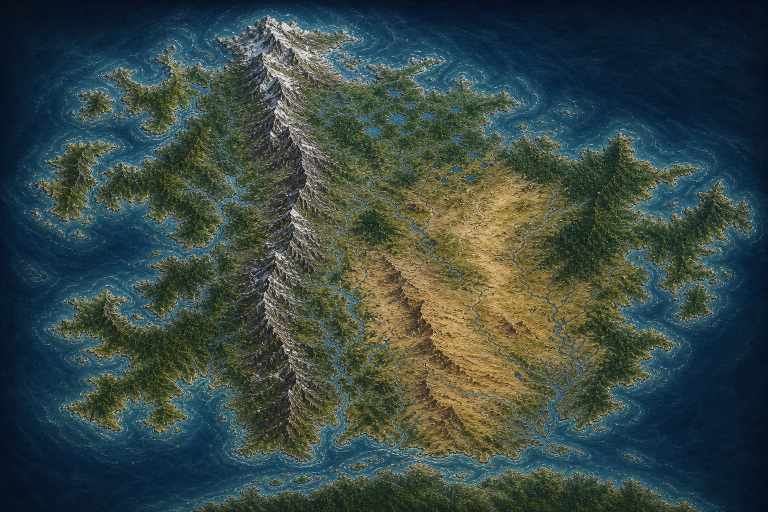
#> input picture docs/worldbuilding/maps/northern-main-continent.png, 1536 x 1024 px (shown at 1/2 size)
$ python generate_northern_navigation_data.py
#> lines starting #> are read from the running program, lines starting #| are printed output that depends on the picture; after the words box and inside, x2 and y2 are one past the last pixel; in counts of white or black regions, pixels touching at a corner belong together
from __future__ import annotations

import argparse
import hashlib
import json
import math
from collections import deque
from pathlib import Path
from typing import Any

import numpy as np
from PIL import Image, ImageDraw, ImageFilter, ImageFont

PROJECT_ROOT = Path(__file__).resolve().parents[1]
DEFAULT_SOURCE = (
    PROJECT_ROOT / "docs" / "worldbuilding" / "maps" / "northern-main-continent.png"
)
DEFAULT_OUTPUT = (
    PROJECT_ROOT
    / "docs"
    / "worldbuilding"
    / "maps"
    / "navigation"
    / "northern-main-continent"
)
BOUNDS = {
    "min_longitude": -170.0,
    "max_longitude": 0.0,
    "min_latitude": 0.0,
    "max_latitude": 72.0,
}
SURFACE_CODES = {
    "ocean": 0,
    "inland_water": 1,
    "grassland": 2,
    "forest": 3,
    "dryland": 4,
    "mountain": 5,
    "snow": 6,
    "wetland": 7,
}
SURFACE_COLORS = {
    0: (20, 78, 126),
    1: (54, 140, 190),
    2: (130, 158, 83),
    3: (43, 103, 66),
    4: (190, 158, 91),
    5: (112, 102, 96),
    6: (224, 236, 240),
    7: (83, 135, 112),
}

CITIES = {
    "forge_valley": {"name": "锻谷城", "coordinates": [-132.0, 31.0]},
    "oathflow": {"name": "澜誓城", "coordinates": [-71.0, 28.0]},
    "mirror_lake": {"name": "望镜湖庭", "coordinates": [-62.0, 50.0]},
    "east_port": {"name": "东澜港", "coordinates": [-22.0, 30.0]},
    "red_spring": {"name": "赭泉关", "coordinates": [-67.0, 12.0]},
}

WATERWAYS = [
    {
        "id": "forge-river",
        "name": "锻河",
        "coordinates": [[-132, 38], [-112, 34], [-91, 31], [-71, 28]],
        "navigable": "candidate_partial",
    },
    {
        "id": "mirror-river",
        "name": "镜河",
        "coordinates": [[-62, 56], [-64, 47], [-67, 38], [-71, 28]],
        "navigable": "candidate_partial",
    },
    {
        "id": "red-spring-river",
        "name": "赤泉河",
        "coordinates": [[-67, 12], [-68, 19], [-70, 24], [-71, 28]],
        "navigable": "candidate_no",
    },
    {
        "id": "adde-river",
        "name": "阿德河",
        "coordinates": [[-71, 28], [-55, 28.5], [-38, 29], [-22, 30]],
        "navigable": "candidate_yes",
    },
]

ROADS = [
    {
        "id": "forge-adde-east-road",
        "name": "锻河—阿德—东澜路",
        "road_type": "trade_road",
        "speed_multiplier": 1.45,
        "coordinates": [
            [-132, 31],
            [-112, 31],
            [-105, 31],
            [-91, 29],
            [-71, 28],
            [-49, 29],
            [-22, 30],
        ],
    },
    {
        "id": "mirror-oath-seasonal-road",
        "name": "镜湖—澜誓季节路",
        "road_type": "seasonal_road",
        "speed_multiplier": 1.2,
        "coordinates": [[-62, 50], [-65, 42], [-68, 35], [-71, 28]],
    },
    {
        "id": "red-pass-oath-road",
        "name": "赭泉—澜誓护粮路",
        "road_type": "guarded_track",
        "speed_multiplier": 1.25,
        "coordinates": [[-67, 12], [-68, 19], [-69, 24], [-71, 28]],
    },
]

CROSSINGS = [
    {
        "id": "forge-western-channel-crossing",
        "name": "锻谷西侧水道桥渡候选",
        "crossing_type": "bridge_and_ferry",
        "coordinates": [-126.0, 31.0],
        "status": "candidate",
    },
    {
        "id": "western-forge-pass",
        "name": "西部锻谷山口候选",
        "crossing_type": "mountain_pass",
        "coordinates": [-105.0, 31.0],
        "status": "candidate",
    },
    {
        "id": "oathflow-ancient-crossing",
        "name": "澜誓古渡与桥群",
        "crossing_type": "bridge_and_ferry",
        "coordinates": [-71.0, 28.0],
        "status": "confirmed_reference_candidate_geometry",
    },
    {
        "id": "forge-river-west-bridge-candidate",
        "name": "锻河西桥候选",
        "crossing_type": "bridge",
        "coordinates": [-96.0, 29.5],
        "status": "candidate",
    },
    {
        "id": "mirror-river-south-bridge-candidate",
        "name": "镜河南桥候选",
        "crossing_type": "bridge",
        "coordinates": [-68.0, 35.0],
        "status": "candidate",
    },
    {
        "id": "east-port-transition",
        "name": "东澜港陆海转换点",
        "crossing_type": "port",
        "coordinates": [-22.0, 30.0],
        "status": "confirmed_reference_candidate_geometry",
    },
]


def _json_dump(path: Path, payload: Any) -> None:
    path.write_text(
        json.dumps(payload, ensure_ascii=False, indent=2) + "\n", encoding="utf-8"
    )


def _flood_border_water(mask: np.ndarray) -> np.ndarray:
    height, width = mask.shape
    ocean = np.zeros_like(mask, dtype=bool)
    queue: deque[tuple[int, int]] = deque()
    for x in range(width):
        if mask[0, x]:
            queue.append((0, x))
        if mask[height - 1, x]:
            queue.append((height - 1, x))
    for y in range(height):
        if mask[y, 0]:
            queue.append((y, 0))
        if mask[y, width - 1]:
            queue.append((y, width - 1))
    while queue:
        y, x = queue.popleft()
        if ocean[y, x] or not mask[y, x]:
            continue
        ocean[y, x] = True
        if y > 0:
            queue.append((y - 1, x))
        if y + 1 < height:
            queue.append((y + 1, x))
        if x > 0:
            queue.append((y, x - 1))
        if x + 1 < width:
            queue.append((y, x + 1))
    return ocean


def _ridge_field(size: tuple[int, int]) -> np.ndarray:
    width, height = size
    ridge = Image.new("L", size, 0)
    draw = ImageDraw.Draw(ridge)

    def points(values: list[tuple[float, float]]) -> list[tuple[int, int]]:
        return [(round(x * width), round(y * height)) for x, y in values]

    draw.line(
        points([(0.36, 0.03), (0.39, 0.18), (0.40, 0.38), (0.37, 0.60), (0.43, 0.92)]),
        fill=255,
        width=max(3, width // 180),
        joint="curve",
    )
    draw.line(
        points([(0.57, 0.48), (0.62, 0.61), (0.67, 0.75), (0.72, 0.92)]),
        fill=210,
        width=max(3, width // 210),
        joint="curve",
    )
    draw.line(
        points([(0.83, 0.24), (0.80, 0.36), (0.82, 0.47)]),
        fill=150,
        width=max(2, width // 260),
        joint="curve",
    )
    blurred = ridge.filter(ImageFilter.GaussianBlur(radius=max(6, width / 52)))
    field = np.asarray(blurred, dtype=np.float32) / 255.0
    maximum = float(field.max())
    return field / maximum if maximum > 0 else field


def _classify(source: Image.Image) -> dict[str, np.ndarray]:
    rgb = np.asarray(source, dtype=np.float32)
    red, green, blue = rgb[..., 0], rgb[..., 1], rgb[..., 2]
    maximum = rgb.max(axis=2)
    minimum = rgb.min(axis=2)
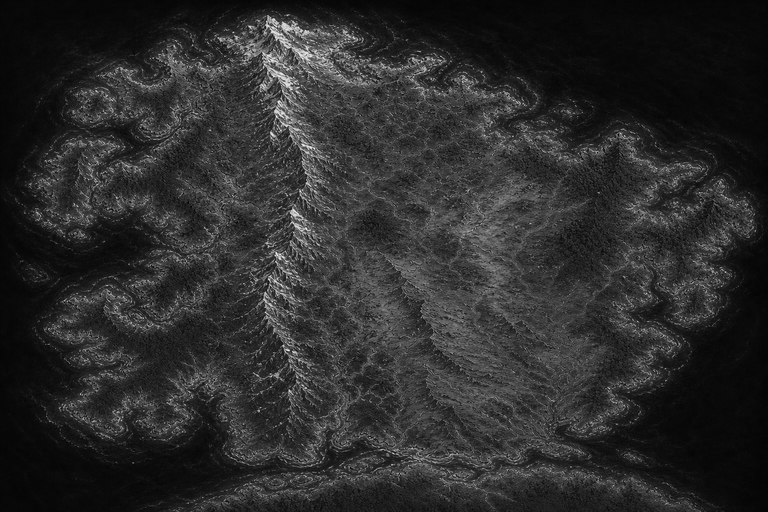
#> minimum: shape (512, 768) float32; min 0, max 255, mean 44.4
    saturation = (maximum - minimum) / np.maximum(maximum, 1)
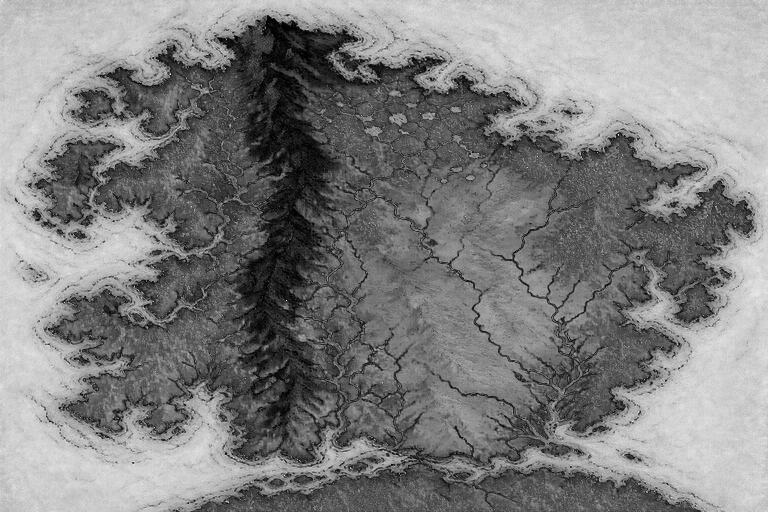
#> saturation: shape (512, 768) float32; min 0, max 1, mean 0.508
    brightness = rgb.mean(axis=2)

    water = (
        (blue > red * 1.12)
        & (blue > green * 1.035)
        & (blue > 38)
        & (saturation > 0.16)
    )
#> water: shape (512, 768) bool; 44.9% white; 771 white regions (733 under 20 px), largest, box (x1, y1, x2, y2) and area: (0, 0, 768, 512) 172293, (263, 78, 280, 128) 280, (331, 285, 363, 323) 173
    water_image = Image.fromarray((water * 255).astype(np.uint8), mode="L")
    water_image = water_image.filter(ImageFilter.MaxFilter(3)).filter(
        ImageFilter.MinFilter(3)
    )
#> water_image: PIL image 768x512 L; 46.5% white; 453 white regions (413 under 20 px), largest, box (x1, y1, x2, y2) and area: (0, 0, 768, 512) 178827, (260, 78, 280, 139) 386, (340, 107, 383, 141) 266
    water = np.asarray(water_image) > 127
    # 原图边缘有装饰性暗绿色晕染；区域图边界在海上，统一归为外海。
    border_width = max(4, source.width // 40)
    water[:border_width, :] = True
    water[-border_width:, :] = True
    water[:, :border_width] = True
    water[:, -border_width:] = True
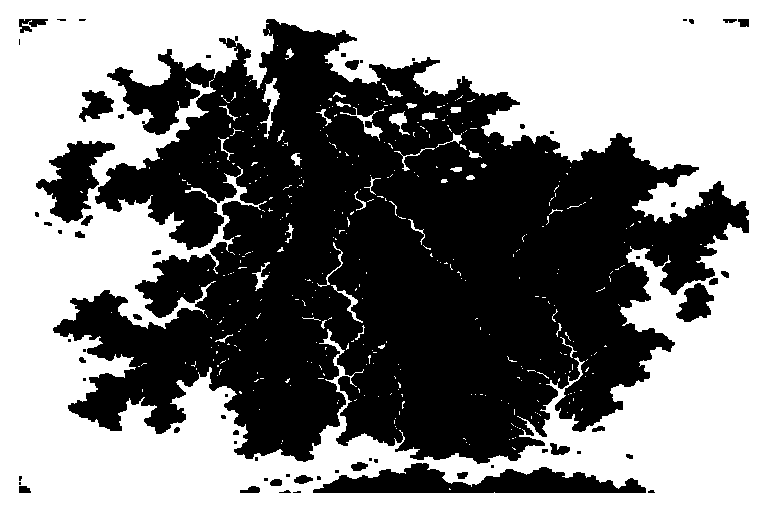
#> water: shape (512, 768) bool; 51.8% white; 66 black regions (31 under 20 px), largest, box (x1, y1, x2, y2) and area: (53, 19, 749, 464) 177404, (313, 463, 646, 493) 5591, (36, 141, 115, 223) 3025
    ocean = _flood_border_water(water)
#> the loop in _flood_border_water, `while queue:` made 797492 passes
#> (y, x) on passes 1 to 3: (0, 0), (511, 0), (0, 1)
    inland_water = water & ~ocean
#> inland_water: shape (512, 768) bool; 1.1% white; 419 white regions (379 under 20 px), largest, box (x1, y1, x2, y2) and area: (260, 78, 280, 139) 386, (340, 107, 383, 141) 266, (389, 111, 410, 135) 196
    land = ~water

    land_blur = Image.fromarray((land * 255).astype(np.uint8), mode="L").filter(
        ImageFilter.GaussianBlur(radius=max(10, source.width / 32))
    )
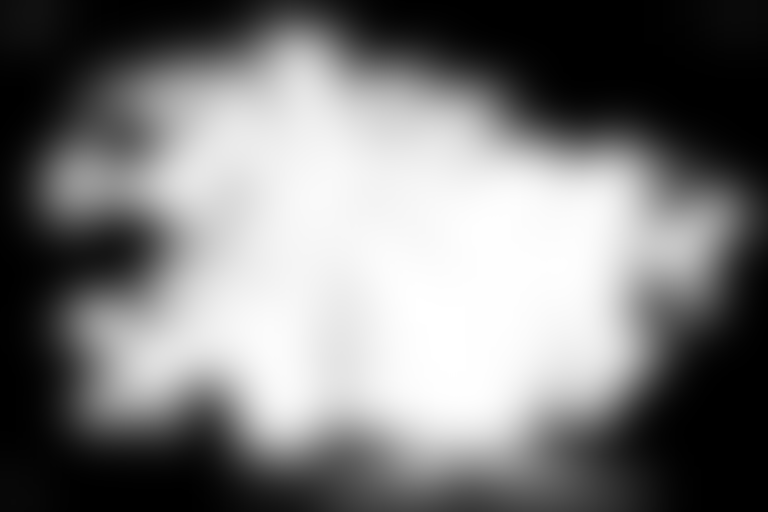
#> land_blur: PIL image 768x512 L; min 0, max 255, mean 122.6
    land_depth = np.asarray(land_blur, dtype=np.float32) / 255.0
    ridge = _ridge_field(source.size)
#> in _ridge_field, `blurred = ridge.filter(ImageFilter.GaussianBlur(radius=max(6, width / ..`:
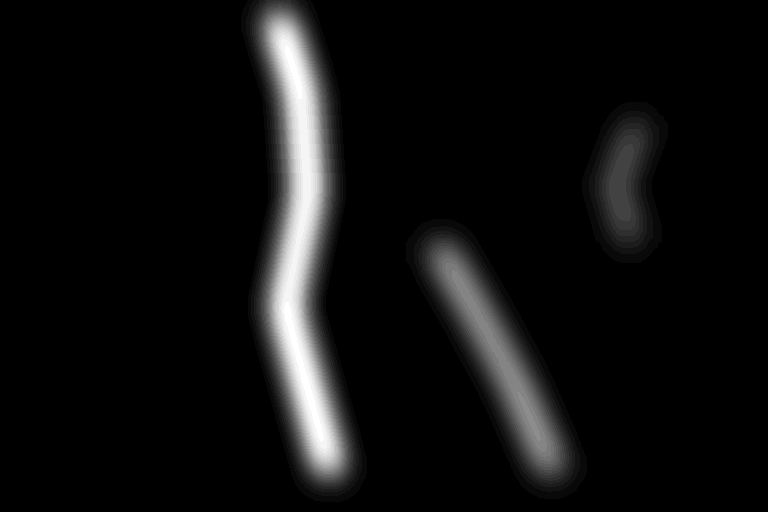
#> blurred: PIL image 768x512 L; min 0, max 27, mean 1.7; drawn with min black and max white
#> in _ridge_field, `maximum = float(field.max())`: maximum = 0.106
    pale_highlight = np.clip((brightness - 125) / 110, 0, 1) * np.clip(
        1 - saturation, 0, 1
    )
    elevation = np.where(
        land,
        35 + 560 * land_depth + 3450 * ridge + 520 * pale_highlight,
        0,
    )
    elevation = np.clip(elevation, 0, 4800).astype(np.uint16)

    mean_latitude = (BOUNDS["min_latitude"] + BOUNDS["max_latitude"]) / 2
    x_km = (
        (BOUNDS["max_longitude"] - BOUNDS["min_longitude"])
        * 111.195
        * math.cos(math.radians(mean_latitude))
        / source.width
    )
    y_km = (
        (BOUNDS["max_latitude"] - BOUNDS["min_latitude"])
        * 111.195
        / source.height
    )
    gradient_y, gradient_x = np.gradient(elevation.astype(np.float32), y_km, x_km)
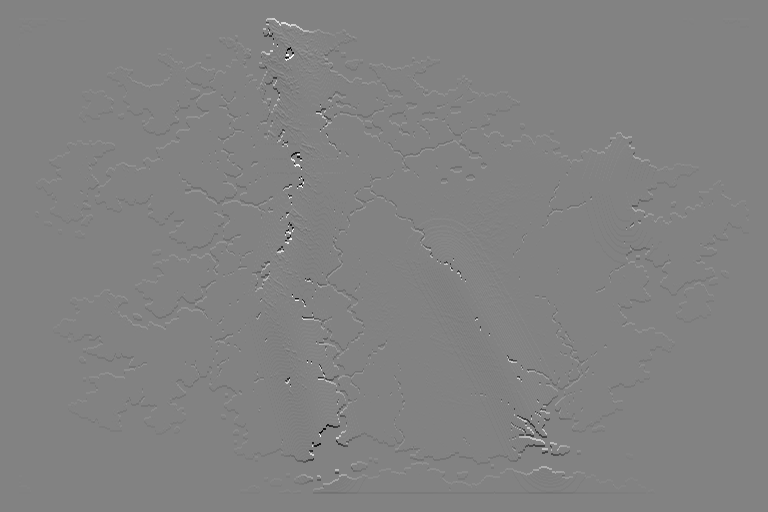
#> gradient_y: shape (512, 768) float32; min -135.7, max 129.3, mean 0; drawn with min black and max white
    physical_slope = np.degrees(
        np.arctan(np.sqrt(gradient_x**2 + gradient_y**2) / 1000)
    )
    # 世界级候选栅格无法解析山体局部坡面，用山脊强度补充宏观通行坡度。
    slope_degrees = np.maximum(physical_slope, ridge * 42.0)
    slope = np.clip(slope_degrees / 90 * 255, 0, 255).astype(np.uint8)

    near_water = np.asarray(
        Image.fromarray((water * 255).astype(np.uint8), mode="L").filter(
            ImageFilter.GaussianBlur(radius=max(3, source.width / 180))
        ),
        dtype=np.float32,
    ) / 255.0
    surface = np.full(water.shape, SURFACE_CODES["grassland"], dtype=np.uint8)
    forest = land & (green > red * 0.88) & (green > blue * 0.82) & (brightness < 125)
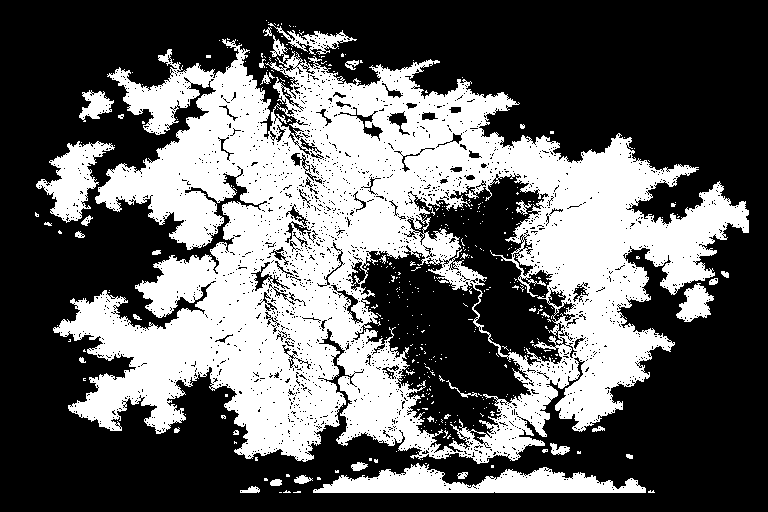
#> forest: shape (512, 768) bool; 37.8% white; 428 white regions (391 under 20 px), largest, box (x1, y1, x2, y2) and area: (53, 35, 749, 464) 135637, (313, 463, 646, 493) 5356, (36, 141, 115, 223) 2772
    dryland = land & (red > blue * 1.35) & (green > blue * 1.18) & (brightness > 92)
#> dryland: shape (512, 768) bool; 10.4% white; 3122 white regions (3024 under 20 px), largest, box (x1, y1, x2, y2) and area: (341, 151, 572, 443) 26147, (547, 282, 609, 338) 793, (402, 392, 444, 439) 567
    mountain = land & ((elevation > 1250) | (slope_degrees > 18))
#> mountain: shape (512, 768) bool; 8.4% white; 30 white regions (23 under 20 px), largest, box (x1, y1, x2, y2) and area: (260, 19, 341, 462) 22225, (427, 239, 550, 450) 9039, (606, 156, 636, 230) 1481
#> (the rest of the program and of its run is left out)
